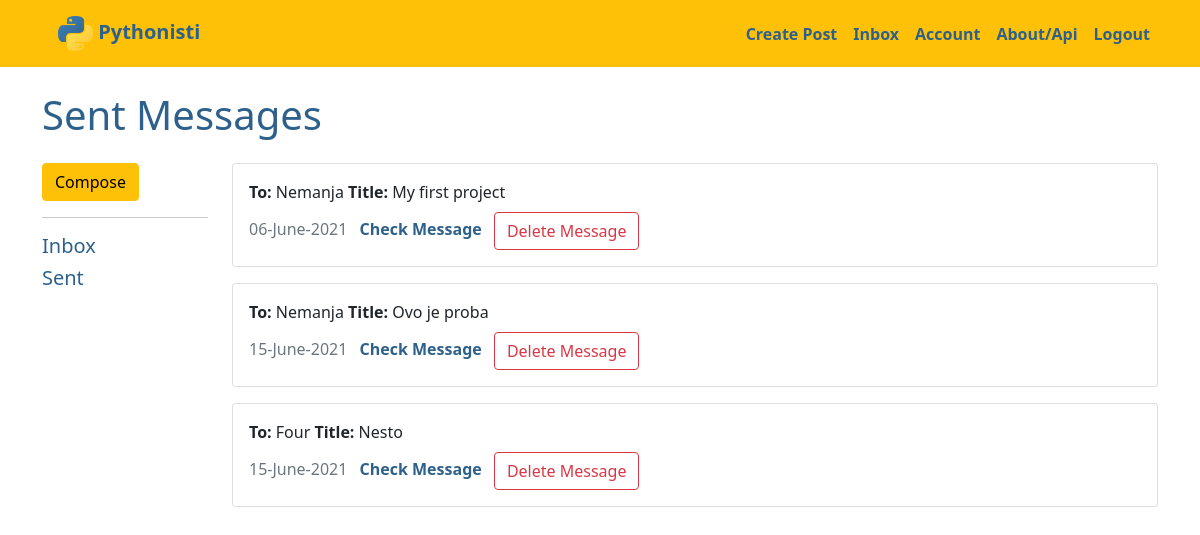
The app's page /mail/inbox_sent (signed in) with its own data.
### myproject/models.py (models this page shows, shortened)
class Message(db.Model):
    __tablename__ = 'messages'
    id = db.Column(db.Integer, primary_key=True)
    title = db.Column(db.String(125), nullable=False, index=True)
    date = db.Column(db.DateTime, nullable=False, default=datetime.utcnow, index=True)
    text = db.Column(db.Text, nullable=False, index=True)
    seen = db.Column(db.Boolean, nullable=False, default=False, index=True)
    MESSAGE_VISIBLE_TO = db.Column(db.Integer, nullable=True, default=0)
    sender_id = db.Column(db.Integer, db.ForeignKey('users.id'), nullable=False)
    receiver_id = db.Column(db.Integer, db.ForeignKey('users.id'), nullable=False)

class User(db.Model, UserMixin):
    __tablename__ = 'users'
    id = db.Column(db.Integer, primary_key=True)
    profile_image = db.Column(db.String(255), nullable=False, default='default_profile.png')
    email = db.Column(db.String(64), unique=True, index=True)
    username = db.Column(db.String(64), unique=True, index=True, nullable=False)
    password_hash = db.Column(db.String(255), nullable=False, index=True)
    posts = db.relationship('Blog', backref='author', lazy=True, cascade="all, delete-orphan")
    comments = db.relationship('Comment', backref='comment_author', lazy=True, cascade="all, delete-orphan")
    send_messages = db.relationship(
        'Message',
        backref='sender',
        foreign_keys='Message.sender_id',
        lazy=True,
        cascade="save-update")
    receive_messages = db.relationship(
        'Message',
        backref='receiver',
        foreign_keys='Message.receiver_id',
        lazy=True,
        cascade="save-update")

### myproject/mail/views.py (the view)
@messages_blueprint.route('/inbox_sent')
@login_required
def sent_messages():
    messages = Message.query.filter(and_(Message.sender_id == current_user.id,
                                    Message.MESSAGE_VISIBLE_TO.isnot(int(current_user.id)))).all()
    users = User.query.all()
    return render_template('inbox_sent_messages.html', messages=messages, users=users)

### myproject/models.py (called while the page is built)
@login_manager.user_loader
def load_user(user_id):
    return User.query.get(user_id)

### myproject/mail/templates/mail/inbox_sent_messages.html (shortened to what this page needs)
{% extends 'base.html' %}
{% block content %}
  <div class="jumbotron">
    <h1>Sent Messages</h1>
  </div>
<div class="row">
  <div class="col-md-2">
    <a href="{{ url_for('messages.create_message') }}" class="btn btn-warning">Compose</a>
    <hr>
    <a href="{{ url_for('messages.inbox') }}"><h5>Inbox</h5></a>
    <a href="{{ url_for('messages.sent_messages') }}"><h5>Sent</h5></a>
  </div>
    <div class="col-md-10 overflow_div">
      {% for message in messages %}
      {% if current_user.id == message.sender.id %}
        <div class="card mb-3" style="width: 100%;">
          <div class="card-body">
            <p class="card-title"><strong>To: </strong>{{ message.receiver.username|capitalize }} <strong>Title: </strong>{{ message.title|capitalize }}</p><label class="card-subtitle mb-2 text-muted">{{ message.date.strftime("%d-%B-%Y") }}</label>
            <a href="{{ url_for('messages.view_message', message_id=message.id) }}" class="card-link check_message_link">Check Message</a>
            <button type="button"
                class="btn btn-outline-danger"
                data-bs-toggle="modal"
                data-bs-target="#del_message{{ message.id }}">
                  Delete Message
            </button>
          </div>
        </div>
      {% endif %}
      {% endfor %}
    </div>
</div>
{% endblock %}

### myproject/static/css/style.css (style rules this page uses)
:root { --white_letters: #e6e8ea; --yellow: #ffdf76; --dark_yellow: #e3bb09; --light_blue: #75a8d3; --blue: #3776a6; --dark_blue: #2d618c; --dark_letters: #444; }
body { width: 100%; height: 100vh; }
* { margin: 0; padding: 0; box-sizing: border-box; scroll-behavior: smooth; transition: 0.3s; }
a { text-decoration: none; color: var(--dark_blue); }
label { color: var(--dark_letters); }
p { margin: 0; }
h1 { color: var(--dark_blue); margin-bottom: 1.5rem; }
.check_message_link { font-weight: bold; margin: auto 0.5rem; }
.overflow_div { height: 100vh; overflow: auto; }

### records on screen
Message: receiver.username "Nemanja", title "My first project", date "06-June-2021"
Message: receiver.username "Nemanja", title "Ovo je proba", date "15-June-2021"
Message: receiver.username "Four", title "Nesto", date "15-June-2021"
